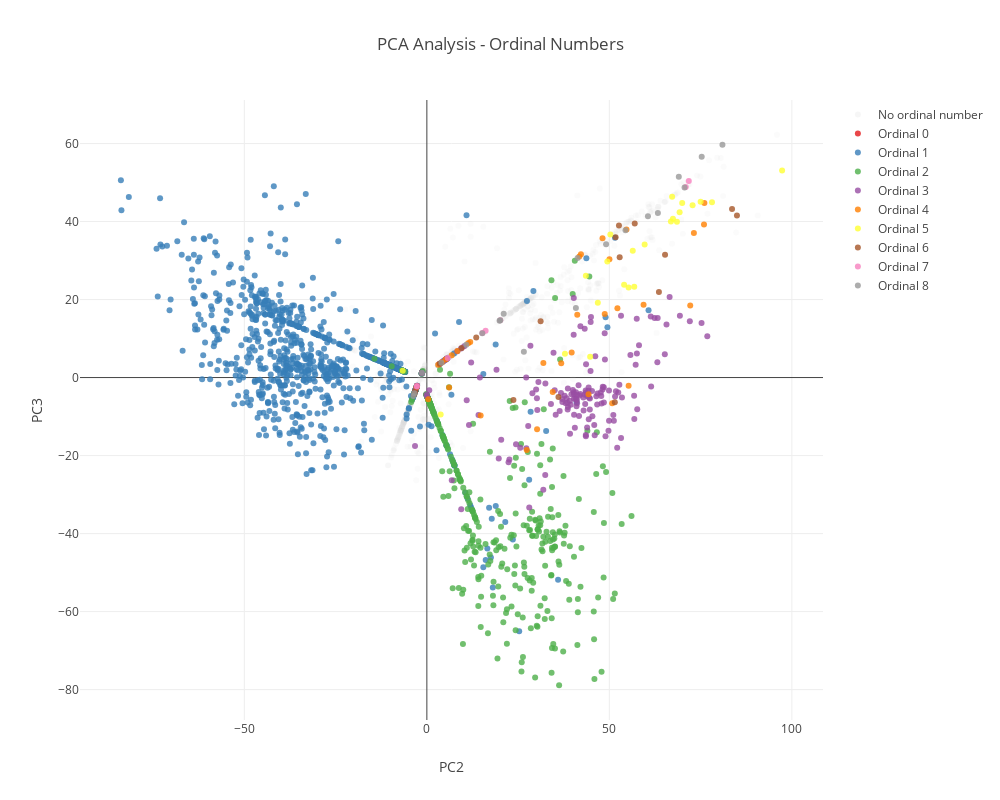

The code cell stored with this chart in its notebook:
### Code cell
plot_pca_numbers_before_of_plotly(pca_df, pca_path, fs_splitting_cluster, save_figs)

### Figure 1 — Plotly figure (JSON) as saved in the notebook; plotly's stock layout.template omitted (floating-point values rounded to 4 significant figures; data arrays with more than 128 entries replaced by an {"elided": "..."} marker saying what was removed)
{"data": [{"hovertemplate": "PC2: %{x}<br>PC3: %{y}<br>Context: %{text}<extra></extra>", "marker": {"color": "lightgrey", "opacity": 0.1}, "mode": "markers", "name": "No ordinal number", "text": {"elided": "1979 str values"}, "type": "scatter", "x": {"elided": "1979 float values"}, "y": {"elided": "1979 float values"}}, {"hovertemplate": "PC2: %{x}<br>PC3: %{y}<br>Ordinal: 0<br>Context: %{text}<extra></extra>", "marker": {"color": "rgb(228,26,28)", "opacity": 0.8}, "mode": "markers", "name": "Ordinal 0", "text": [" 610, 626 (|1|0th Cir.1990), cert", " 445, 449 (|1|0th Cir.1973) (\"", "571, 1585 (|1|0th Cir.1993). Based"], "type": "scatter", "x": [-1.367, -1.317, -1.253], "y": [1.15, 1.269, 1.418]}, {"hovertemplate": "PC2: %{x}<br>PC3: %{y}<br>Ordinal: 1<br>Context: %{text}<extra></extra>", "marker": {"color": "rgb(55,126,184)", "opacity": 0.8}, "mode": "markers", "name": "Ordinal 1", "text": {"elided": "875 str values"}, "type": "scatter", "x": {"elided": "875 float values"}, "y": {"elided": "875 float values"}}, {"hovertemplate": "PC2: %{x}<br>PC3: %{y}<br>Ordinal: 2<br>Context: %{text}<extra></extra>", "marker": {"color": "rgb(77,175,74)", "opacity": 0.8}, "mode": "markers", "name": "Ordinal 2", "text": {"elided": "352 str values"}, "type": "scatter", "x": {"elided": "352 float values"}, "y": {"elided": "352 float values"}}, {"hovertemplate": "PC2: %{x}<br>PC3: %{y}<br>Ordinal: 3<br>Context: %{text}<extra></extra>", "marker": {"color": "rgb(152,78,163)", "opacity": 0.8}, "mode": "markers", "name": "Ordinal 3", "text": {"elided": "157 str values"}, "type": "scatter", "x": {"elided": "157 float values"}, "y": {"elided": "157 float values"}}, {"hovertemplate": "PC2: %{x}<br>PC3: %{y}<br>Ordinal: 4<br>Context: %{text}<extra></extra>", "marker": {"color": "rgb(255,127,0)", "opacity": 0.8}, "mode": "markers", "name": "Ordinal 4", "text": [" between the background field approach and the conventional approach.| Fourth|, comparing the two approaches we show that if the", "\n\nThe church dates from the 14th|–|15th century.  Rebuilding took", " dates from the 14th–15|th| century.  Rebuilding took place in the", " from the 14th–15th| |century.  Rebuilding took place in the later", " face ~ PandacookieGet with the times, nameless| fourth| banana ~Tofulish\n\nLike Mel I", " catch; check the docs for cvtColor(); the| fourth| argument is an argument for number of destination channels,", "; check the docs for cvtColor(); the fourth| argument| is an argument for number of destination channels, not", " men smoke every day in Lithuania. This is the| fourth| highest rate in the European Union \\[[@B3", " in Uttar Pradesh but bordering New Delhi. Just a| fourth| of them function. Rising crime and poor infrastructure have", " few notes to herself.\n\nIn Daphne’s| fourth|, fifth, and sixth novels, her hero,", " notes to herself.\n\nIn Daphne’s fourth|,| fifth, and sixth novels, her hero, Bill", " to herself.\n\nIn Daphne’s fourth,| fifth|, and sixth novels, her hero, Bill McFarland", "\n\nIn Daphne’s fourth, fifth, and| sixth| novels, her hero, Bill McFarland, had cour", "-1877), queen of Tahiti (|fourth| monarch)\nPōmare V (18", "1877), queen of Tahiti (fourth| monarch|)\nPōmare V (183", " was analysed numerically using a Runge-Kutta| fourth| order routine. Means, maxima, and standard deviations", " analysed numerically using a Runge-Kutta fourth| order| routine. Means, maxima, and standard deviations of", " deflected cut-back. His goal made him the| fourth| United teenager to score in the Champions League.<bos>", " vote, North Carolina would be Henry Clay's| fourth| strongest state after Rhode Island, Vermont and Kentucky.", ", North Carolina would be Henry Clay's fourth| strongest| state after Rhode Island, Vermont and Kentucky. This", " England and France supported this status quo.\nA| fourth| scenario, that Schleswig and Holstein should both be incorporated", " then turn right onto a one-way three-|fourths| loop ramp (270°) and merge onto", "obj.has(\"images\")) {\n          //| Fourth|, check if it's a map of image", ", Greyhound, etc).\n\nThe 4th| Street| jaunt at the west end of the route seems", " building to go would be in the 4th| and| Clybourn Area. I assumed that was another reason", ". Plaintiff then commenced this action alleging violations of the| Fourth|, Fifth, Ninth and Fourteenth Amendments and the Civil", " then commenced this action alleging violations of the Fourth,| Fifth|, Ninth and Fourteenth Amendments and the Civil Rights Act", " this action alleging violations of the Fourth, Fifth,| Ninth| and Fourteenth Amendments and the Civil Rights Act of ", " alleging violations of the Fourth, Fifth, Ninth and| Fourteenth| Amendments and the Civil Rights Act of 18", " ... probable cause\" and thus violative of the| Fourth| Amendment. The instant situation is therefore unlike Baker v", "983 action to lie.\nNeither the| Fourth| nor Fourteenth Amendments guarantees that only the guilty will be", "3 action to lie.\nNeither the Fourth nor| Fourteenth| Amendments guarantees that only the guilty will be arrested.", " leads to an easier and better user experience.\n\n|Fourth|, establishing a reputation for leadership in sustainability can attract"], "type": "scatter", "x": [31.92, 3.127, 54.7, 11.88, 72.15, 27.36, 0.3709, 50.76, 41.21, 44.29, 6.102, 52.2, 48.73, 55.27, 4.135, 59.37, 6.819, 34.48, 30.19, -2.836, 14.73, 11.32, 36.81, 5.129, 8.384, 75.92, 50.02, 48.13, 41.77, 73.16, 76.03, 42.21, 39.67], "y": [3.735, 3.256, 37.96, 9.146, 18.44, -18.56, -5.542, -6.588, 16.11, -4.267, -2.578, 17.75, 16.32, -2.104, 3.934, 18.69, 5.74, -3.687, -13.28, -2.502, -9.748, 8.772, 3.684, 4.603, 6.793, 39.26, 30.33, 35.75, 31.03, 37.09, 44.73, 31.63, 6.449]}, {"hovertemplate": "PC2: %{x}<br>PC3: %{y}<br>Ordinal: 5<br>Context: %{text}<extra></extra>", "marker": {"color": "rgb(255,255,51)", "opacity": 0.8}, "mode": "markers", "name": "Ordinal 5", "text": ["History\n\nThe church dates from the 14|th|–15th century.  Rebuilding", "\n * Inc., 51 Franklin St,| Fifth| Floor, Boston, MA 0211", "1839-1891),| fifth| and last king of Tahiti\n\n Notable New Zealand Māori", "39-1891), fifth and| last| king of Tahiti\n\n Notable New Zealand Māori people named", " University student named Nathaniel Baldwin.1911| Fifth| wheel coupling The fifth wheel coupling provides a pivoting", " Baldwin.1911 Fifth wheel coupling The| fifth| wheel coupling provides a pivoting link between a semi", "-trailer and the towing truck, tractor unit,| leading| trailer or dolly. Some recreational vehicles have a fifth", " leading trailer or dolly. Some recreational vehicles have a| fifth| wheel configuration, requiring the coupling to be installed in", ", and a horseshoe-shaped coupling device called a| fifth| wheel on the rear of the towing vehicle. In", " 1911, Charles Martin invented the| fifth| wheel coupler consisting of a round plate with a hole", " flights;\n        } else {\n          //| Fifth|, check if it's an array of objects", " asserted as arising under the Due Process Clause of the| Fifth| Amendment.\nOnce an alien is ordered \"removed", " court noted that all aliens have liberty interests under the| Fifth| Amendment, but that excludable aliens are limited", "283-284.\nThe| Fifth| Circuit also reviewed the statutory and regulatory context of the", " have rights as \"persons\" for purposes of the| Fifth| Amendment, those rights are limited by the sovereign'", " in speech did not outweigh plenary power)).\nThe| Fifth| Circuit then distinguished Wong Wing, in which the alien", " if the alien could not be detained).\nThe| Fifth| Circuit then restated the principle that excludable", " 296 (citations omitted).\nThe| Fifth| Circuit continued by pointing out that the fact that deportation", "297.\nFor these reasons, the| Fifth| Circuit concluded that INS could detain deportable aliens subject", " in the United States are persons for purposes of the| Fifth| Amendment, the petitioners' heightened constitutional status was stripped", " these cases, we conclude that Judge Caldwell and the| Fifth| Circuit have the better of the argument. Rather than", " these reasons, we agree with Judge Caldwell, the| Fifth| Circuit, and the Tenth Circuit that there is no", " with Judge Caldwell, the Fifth Circuit, and the| Tenth| Circuit that there is no reason to distinguish between depor"], "type": "scatter", "x": [67.19, 59.66, 44.73, 3.78, 97.32, 55.27, -6.605, 56.82, 54.04, 46.83, 37.83, 72.8, 67.42, 66.87, 75.0, 56.41, 43.56, 78.11, 49.44, 68.51, 69.95, 69.24, 50.27], "y": [46.37, 34.11, 5.331, -9.479, 53.11, 23.1, 1.722, 23.27, 23.78, 19.21, 6.086, 44.15, 40.72, 40.02, 45.06, 32.49, 26.1, 44.93, 29.76, 39.92, 44.74, 42.39, 36.7]}, {"hovertemplate": "PC2: %{x}<br>PC3: %{y}<br>Ordinal: 6<br>Context: %{text}<extra></extra>", "marker": {"color": "rgb(166,86,40)", "opacity": 0.8}, "mode": "markers", "name": "Ordinal 6", "text": ["  This is a copy of The Opening of the| Sixth| Seal (part of the Last Judgment) by Francis", " The Opening of the Sixth Seal (part of the| Last| Judgment) by Francis Danby.  Also by", "4 by Henry Harrison II, and the undated| sixth| bell is by James Harrison III.\n\nMemorials", " necessarily in Georgia), see David J. Gross,| Sixth| Amendment—Defendant's Dual Burden in Claims of", " touched my cello since December\n26th.| Every| time I leave on one of these extended trips,", "\n26th. Every time I leave on| one| of these extended trips, I am away from the", "<bos> and revolutionary party \", and over again until the| sixth| edition of 2004, which also", " the Court in conference, this the 6th| of| October 2011.\"\nUpon consideration", " Court in conference, this the 6th of| October| 2011.\"\nUpon consideration of", " the Court in conference, this the 6th| of| October 2011.\"\n<bos>Media", ". In 16th and 17|th| centuries particularly, educated Schleswig-Holsteiners were recruited", " modern age\n\n16th and 17|th| centuries\nGradual Germanification of southern Schleswig became", ", thus increasing again the royal share by a fiscal| sixth| of Holstein and Schleswig. As an effect the complicated", "            return flights;\n          }\n\n          //| Sixth|, check if it's pure JsonObject\n          ", " 862\nUnpublished DispositionNOTICE:| Sixth| Circuit Rule 24(c) states that", " requires service of copies of cited unpublished dispositions of the| Sixth| Circuit.Gloria COOLEY, Plaintiff-Appellant,", "65.\nUnited States Court of Appeals,| Sixth| Circuit.\nApril 10, 1", " She is destroyed by them as well.\n\nThe| sixth| Mardakko, similar to her original self,"], "type": "scatter", "x": [65.25, -3.441, 23.71, 83.61, -2.702, -3.216, 63.57, 13.52, 3.56, 9.539, 56.95, 51.71, 31.16, 51.49, 84.96, 52.63, 52.82, 36.05], "y": [31.48, -4.278, -5.783, 43.21, -2.158, -3.479, 21.91, 10.25, 3.547, 7.571, 39.48, 35.95, 14.41, -6.305, 41.52, 38.96, 30.84, -5.0]}, {"hovertemplate": "PC2: %{x}<br>PC3: %{y}<br>Ordinal: 7<br>Context: %{text}<extra></extra>", "marker": {"color": "rgb(247,129,191)", "opacity": 0.8}, "mode": "markers", "name": "Ordinal 7", "text": [" at the 37th Annual J.P|.| Morgan Healthcare Conference.\n\n2 Forward-Looking Statements", " at the 37th Annual J.P|.| Morgan Healthcare Conference on Tuesday, January 8,", " officials pool of the kings. In 16|th| and 17th centuries particularly, educated Schleswig", " romantics.\n\nEarly modern age\n\n16|th| and 17th centuries\nGradual German", "100459 IN THE 1|4|7TH JUDICIAL DISTRICT COURT\nFROM TRAVIS COUNTY", "459 IN THE 147TH| JUDICIAL| DISTRICT COURT\nFROM TRAVIS COUNTY\n\n\n Per cu", " corpus\r\nin the 147th|  |Judicial District Court of Travis County, that more than", "\r\nin the 147th  |Judicial| District Court of Travis County, that more than "], "type": "scatter", "x": [-2.746, -2.715, 70.93, 71.76, 5.713, 20.11, 15.23, 16.09], "y": [-2.272, -2.191, 48.89, 50.38, 4.996, 14.69, 11.4, 11.98]}, {"hovertemplate": "PC2: %{x}<br>PC3: %{y}<br>Ordinal: 8<br>Context: %{text}<extra></extra>", "marker": {"color": "rgb(153,153,153)", "opacity": 0.8}, "mode": "markers", "name": "Ordinal 8", "text": [" in the later part of the 18th| |century; this included new north and south chapels in", " the Carter family with dates in the 18|th| century, and to the 8th ", " Carter family with dates in the 18th| |century, and to the 8th Duke", "8th century, and to the 8|th| Duke of St Albans, who died", "th century, and to the 8th| |Duke of St Albans, who died in", " century, and to the 8th |Duke| of St Albans, who died in ", "Book it: In an atmospheric 18th|-|century house, the Hospes Casa del Rey de", "Book it: In an atmospheric 18th|-|century house, the Hospes Casa del Rey de", " statement released on Tuesday.\n\nThe vote was the| eighth| election since Africa’s most populous country won independence", " released on Tuesday.\n\nThe vote was the eighth| election| since Africa’s most populous country won independence from", " Steiker point out, \"the basic configuration on| Eighth| Amendment issues remained constant for two decades after Furman:", "the basic configuration on Eighth Amendment issues remained constant for| two| decades after Furman: two unwavering poles competed for the", " who oppose significant regulation of the death penalty through the| Eighth| Amendment. See id. It was thus the remaining", "1978).\n\n[T]he| Eighth| and Fourteenth Amendments require that the sentencer, in", "78).\n\n[T]he Eighth and| Fourteenth| Amendments require that the sentencer, in all but", " of Kylie) on the talent show’s upcoming| eighth| season, though her fellow co-judges have", " ancestor Henry A. Sanders who served in the |1|8th Ohio Regiment, Company B., and was", ". Sanders who served in the 18th| Ohio| Regiment, Company B., and was wounded in the", " and Wagria in 8th century-9|th| century\n\nApart from northern Holstein and Schleswig inhabited by", " Linotype: The Film – In Search of the| Eighth| Wonder of the World (Doug Wilson, 2"], "type": "scatter", "x": [15.17, 54.41, 20.11, 70.6, 60.57, 3.98, 21.05, 10.79, 26.57, -3.713, 75.3, -3.422, 69.02, 80.98, 41.3, 40.83, -1.337, 19.92, 49.1, 63.29], "y": [11.36, 37.77, 14.69, 48.75, 41.38, 3.829, 16.37, 8.416, 6.589, -4.756, 56.61, -4.008, 51.48, 59.7, 30.66, 17.86, 1.221, 14.56, 34.2, 42.16]}], "layout": {"height": 800, "showlegend": true, "title": {"text": "PCA Analysis - Ordinal Numbers"}, "width": 1000, "xaxis": {"title": {"text": "PC2"}}, "yaxis": {"title": {"text": "PC3"}}}}
